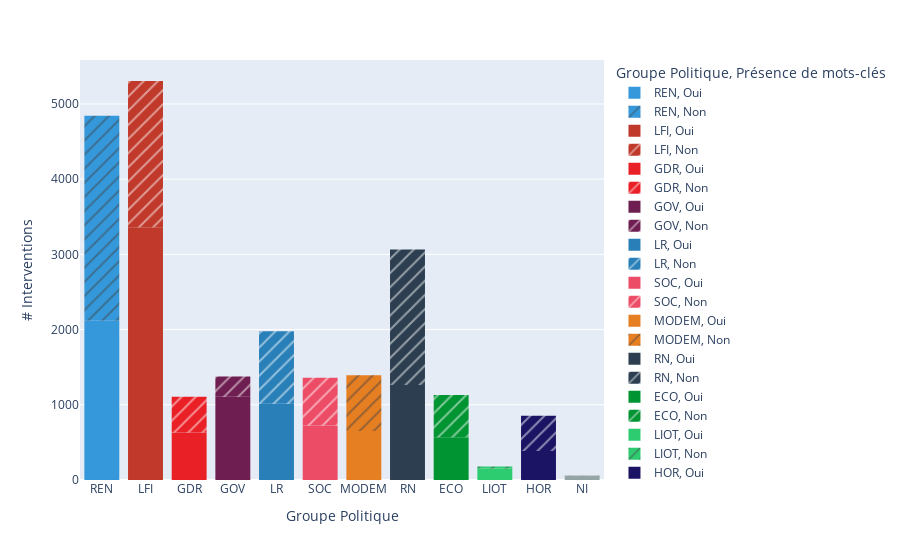

The code cell stored with this chart in its notebook:
### Markdown cell above
### Proportion des interventions contenant des mots-clés

### Code cell
fig_parl = px.histogram(parlement_df,
                        x="groupe_sigle",
                        pattern_shape="is_keywords_label",
                        labels={"count":"","groupe_sigle":"Groupe Politique","is_keywords_label":"Présence de mots-clés"},
                        color_discrete_map=gp_politique_color, color="groupe_sigle")
fig_parl.update_layout(yaxis_title="# Interventions")

### Figure 1 — Plotly figure (JSON) as saved in the notebook; plotly's stock layout.template omitted (floating-point values rounded to 4 significant figures; data arrays with more than 128 entries replaced by an {"elided": "..."} marker saying what was removed)
{"data": [{"alignmentgroup": "True", "bingroup": "x", "hovertemplate": "Groupe Politique=%{x}<br>Présence de mots-clés=Oui<br>count=%{y}<extra></extra>", "legendgroup": "REN, Oui", "marker": {"color": "#3498db", "pattern": {"shape": ""}}, "name": "REN, Oui", "offsetgroup": "REN, Oui", "orientation": "v", "showlegend": true, "type": "histogram", "x": {"elided": "2117 str values"}, "xaxis": "x", "yaxis": "y"}, {"alignmentgroup": "True", "bingroup": "x", "hovertemplate": "Groupe Politique=%{x}<br>Présence de mots-clés=Non<br>count=%{y}<extra></extra>", "legendgroup": "REN, Non", "marker": {"color": "#3498db", "pattern": {"shape": "/"}}, "name": "REN, Non", "offsetgroup": "REN, Non", "orientation": "v", "showlegend": true, "type": "histogram", "x": {"elided": "2727 str values"}, "xaxis": "x", "yaxis": "y"}, {"alignmentgroup": "True", "bingroup": "x", "hovertemplate": "Groupe Politique=%{x}<br>Présence de mots-clés=Oui<br>count=%{y}<extra></extra>", "legendgroup": "LFI, Oui", "marker": {"color": "#c0392b", "pattern": {"shape": ""}}, "name": "LFI, Oui", "offsetgroup": "LFI, Oui", "orientation": "v", "showlegend": true, "type": "histogram", "x": {"elided": "3360 str values"}, "xaxis": "x", "yaxis": "y"}, {"alignmentgroup": "True", "bingroup": "x", "hovertemplate": "Groupe Politique=%{x}<br>Présence de mots-clés=Non<br>count=%{y}<extra></extra>", "legendgroup": "LFI, Non", "marker": {"color": "#c0392b", "pattern": {"shape": "/"}}, "name": "LFI, Non", "offsetgroup": "LFI, Non", "orientation": "v", "showlegend": true, "type": "histogram", "x": {"elided": "1945 str values"}, "xaxis": "x", "yaxis": "y"}, {"alignmentgroup": "True", "bingroup": "x", "hovertemplate": "Groupe Politique=%{x}<br>Présence de mots-clés=Oui<br>count=%{y}<extra></extra>", "legendgroup": "GDR, Oui", "marker": {"color": "#EA2027", "pattern": {"shape": ""}}, "name": "GDR, Oui", "offsetgroup": "GDR, Oui", "orientation": "v", "showlegend": true, "type": "histogram", "x": {"elided": "630 str values"}, "xaxis": "x", "yaxis": "y"}, {"alignmentgroup": "True", "bingroup": "x", "hovertemplate": "Groupe Politique=%{x}<br>Présence de mots-clés=Non<br>count=%{y}<extra></extra>", "legendgroup": "GDR, Non", "marker": {"color": "#EA2027", "pattern": {"shape": "/"}}, "name": "GDR, Non", "offsetgroup": "GDR, Non", "orientation": "v", "showlegend": true, "type": "histogram", "x": {"elided": "478 str values"}, "xaxis": "x", "yaxis": "y"}, {"alignmentgroup": "True", "bingroup": "x", "hovertemplate": "Groupe Politique=%{x}<br>Présence de mots-clés=Oui<br>count=%{y}<extra></extra>", "legendgroup": "GOV, Oui", "marker": {"color": "#6F1E51", "pattern": {"shape": ""}}, "name": "GOV, Oui", "offsetgroup": "GOV, Oui", "orientation": "v", "showlegend": true, "type": "histogram", "x": {"elided": "1107 str values"}, "xaxis": "x", "yaxis": "y"}, {"alignmentgroup": "True", "bingroup": "x", "hovertemplate": "Groupe Politique=%{x}<br>Présence de mots-clés=Non<br>count=%{y}<extra></extra>", "legendgroup": "GOV, Non", "marker": {"color": "#6F1E51", "pattern": {"shape": "/"}}, "name": "GOV, Non", "offsetgroup": "GOV, Non", "orientation": "v", "showlegend": true, "type": "histogram", "x": {"elided": "269 str values"}, "xaxis": "x", "yaxis": "y"}, {"alignmentgroup": "True", "bingroup": "x", "hovertemplate": "Groupe Politique=%{x}<br>Présence de mots-clés=Oui<br>count=%{y}<extra></extra>", "legendgroup": "LR, Oui", "marker": {"color": "#2980b9", "pattern": {"shape": ""}}, "name": "LR, Oui", "offsetgroup": "LR, Oui", "orientation": "v", "showlegend": true, "type": "histogram", "x": {"elided": "1014 str values"}, "xaxis": "x", "yaxis": "y"}, {"alignmentgroup": "True", "bingroup": "x", "hovertemplate": "Groupe Politique=%{x}<br>Présence de mots-clés=Non<br>count=%{y}<extra></extra>", "legendgroup": "LR, Non", "marker": {"color": "#2980b9", "pattern": {"shape": "/"}}, "name": "LR, Non", "offsetgroup": "LR, Non", "orientation": "v", "showlegend": true, "type": "histogram", "x": {"elided": "963 str values"}, "xaxis": "x", "yaxis": "y"}, {"alignmentgroup": "True", "bingroup": "x", "hovertemplate": "Groupe Politique=%{x}<br>Présence de mots-clés=Oui<br>count=%{y}<extra></extra>", "legendgroup": "SOC, Oui", "marker": {"color": "#ED4C67", "pattern": {"shape": ""}}, "name": "SOC, Oui", "offsetgroup": "SOC, Oui", "orientation": "v", "showlegend": true, "type": "histogram", "x": {"elided": "724 str values"}, "xaxis": "x", "yaxis": "y"}, {"alignmentgroup": "True", "bingroup": "x", "hovertemplate": "Groupe Politique=%{x}<br>Présence de mots-clés=Non<br>count=%{y}<extra></extra>", "legendgroup": "SOC, Non", "marker": {"color": "#ED4C67", "pattern": {"shape": "/"}}, "name": "SOC, Non", "offsetgroup": "SOC, Non", "orientation": "v", "showlegend": true, "type": "histogram", "x": {"elided": "634 str values"}, "xaxis": "x", "yaxis": "y"}, {"alignmentgroup": "True", "bingroup": "x", "hovertemplate": "Groupe Politique=%{x}<br>Présence de mots-clés=Oui<br>count=%{y}<extra></extra>", "legendgroup": "MODEM, Oui", "marker": {"color": "#e67e22", "pattern": {"shape": ""}}, "name": "MODEM, Oui", "offsetgroup": "MODEM, Oui", "orientation": "v", "showlegend": true, "type": "histogram", "x": {"elided": "650 str values"}, "xaxis": "x", "yaxis": "y"}, {"alignmentgroup": "True", "bingroup": "x", "hovertemplate": "Groupe Politique=%{x}<br>Présence de mots-clés=Non<br>count=%{y}<extra></extra>", "legendgroup": "MODEM, Non", "marker": {"color": "#e67e22", "pattern": {"shape": "/"}}, "name": "MODEM, Non", "offsetgroup": "MODEM, Non", "orientation": "v", "showlegend": true, "type": "histogram", "x": {"elided": "744 str values"}, "xaxis": "x", "yaxis": "y"}, {"alignmentgroup": "True", "bingroup": "x", "hovertemplate": "Groupe Politique=%{x}<br>Présence de mots-clés=Oui<br>count=%{y}<extra></extra>", "legendgroup": "RN, Oui", "marker": {"color": "#2c3e50", "pattern": {"shape": ""}}, "name": "RN, Oui", "offsetgroup": "RN, Oui", "orientation": "v", "showlegend": true, "type": "histogram", "x": {"elided": "1263 str values"}, "xaxis": "x", "yaxis": "y"}, {"alignmentgroup": "True", "bingroup": "x", "hovertemplate": "Groupe Politique=%{x}<br>Présence de mots-clés=Non<br>count=%{y}<extra></extra>", "legendgroup": "RN, Non", "marker": {"color": "#2c3e50", "pattern": {"shape": "/"}}, "name": "RN, Non", "offsetgroup": "RN, Non", "orientation": "v", "showlegend": true, "type": "histogram", "x": {"elided": "1803 str values"}, "xaxis": "x", "yaxis": "y"}, {"alignmentgroup": "True", "bingroup": "x", "hovertemplate": "Groupe Politique=%{x}<br>Présence de mots-clés=Oui<br>count=%{y}<extra></extra>", "legendgroup": "ECO, Oui", "marker": {"color": "#009432", "pattern": {"shape": ""}}, "name": "ECO, Oui", "offsetgroup": "ECO, Oui", "orientation": "v", "showlegend": true, "type": "histogram", "x": {"elided": "569 str values"}, "xaxis": "x", "yaxis": "y"}, {"alignmentgroup": "True", "bingroup": "x", "hovertemplate": "Groupe Politique=%{x}<br>Présence de mots-clés=Non<br>count=%{y}<extra></extra>", "legendgroup": "ECO, Non", "marker": {"color": "#009432", "pattern": {"shape": "/"}}, "name": "ECO, Non", "offsetgroup": "ECO, Non", "orientation": "v", "showlegend": true, "type": "histogram", "x": {"elided": "561 str values"}, "xaxis": "x", "yaxis": "y"}, {"alignmentgroup": "True", "bingroup": "x", "hovertemplate": "Groupe Politique=%{x}<br>Présence de mots-clés=Oui<br>count=%{y}<extra></extra>", "legendgroup": "LIOT, Oui", "marker": {"color": "#2ecc71", "pattern": {"shape": ""}}, "name": "LIOT, Oui", "offsetgroup": "LIOT, Oui", "orientation": "v", "showlegend": true, "type": "histogram", "x": {"elided": "154 str values"}, "xaxis": "x", "yaxis": "y"}, {"alignmentgroup": "True", "bingroup": "x", "hovertemplate": "Groupe Politique=%{x}<br>Présence de mots-clés=Non<br>count=%{y}<extra></extra>", "legendgroup": "LIOT, Non", "marker": {"color": "#2ecc71", "pattern": {"shape": "/"}}, "name": "LIOT, Non", "offsetgroup": "LIOT, Non", "orientation": "v", "showlegend": true, "type": "histogram", "x": ["LIOT", "LIOT", "LIOT", "LIOT", "LIOT", "LIOT", "LIOT", "LIOT", "LIOT", "LIOT", "LIOT", "LIOT", "LIOT", "LIOT", "LIOT", "LIOT", "LIOT", "LIOT", "LIOT", "LIOT", "LIOT", "LIOT", "LIOT", "LIOT"], "xaxis": "x", "yaxis": "y"}, {"alignmentgroup": "True", "bingroup": "x", "hovertemplate": "Groupe Politique=%{x}<br>Présence de mots-clés=Oui<br>count=%{y}<extra></extra>", "legendgroup": "HOR, Oui", "marker": {"color": "#1B1464", "pattern": {"shape": ""}}, "name": "HOR, Oui", "offsetgroup": "HOR, Oui", "orientation": "v", "showlegend": true, "type": "histogram", "x": {"elided": "384 str values"}, "xaxis": "x", "yaxis": "y"}, {"alignmentgroup": "True", "bingroup": "x", "hovertemplate": "Groupe Politique=%{x}<br>Présence de mots-clés=Non<br>count=%{y}<extra></extra>", "legendgroup": "HOR, Non", "marker": {"color": "#1B1464", "pattern": {"shape": "/"}}, "name": "HOR, Non", "offsetgroup": "HOR, Non", "orientation": "v", "showlegend": true, "type": "histogram", "x": {"elided": "471 str values"}, "xaxis": "x", "yaxis": "y"}, {"alignmentgroup": "True", "bingroup": "x", "hovertemplate": "Groupe Politique=%{x}<br>Présence de mots-clés=Oui<br>count=%{y}<extra></extra>", "legendgroup": "NI, Oui", "marker": {"color": "#95a5a6", "pattern": {"shape": ""}}, "name": "NI, Oui", "offsetgroup": "NI, Oui", "orientation": "v", "showlegend": true, "type": "histogram", "x": ["NI", "NI", "NI", "NI", "NI", "NI", "NI", "NI", "NI", "NI", "NI", "NI", "NI", "NI", "NI", "NI", "NI", "NI", "NI", "NI", "NI", "NI", "NI", "NI", "NI", "NI", "NI", "NI", "NI", "NI", "NI", "NI", "NI", "NI", "NI", "NI", "NI", "NI", "NI", "NI", "NI", "NI", "NI", "NI", "NI", "NI", "NI", "NI", "NI", "NI", "NI", "NI", "NI", "NI", "NI", "NI", "NI"], "xaxis": "x", "yaxis": "y"}, {"alignmentgroup": "True", "bingroup": "x", "hovertemplate": "Groupe Politique=%{x}<br>Présence de mots-clés=Non<br>count=%{y}<extra></extra>", "legendgroup": "NI, Non", "marker": {"color": "#95a5a6", "pattern": {"shape": "/"}}, "name": "NI, Non", "offsetgroup": "NI, Non", "orientation": "v", "showlegend": true, "type": "histogram", "x": ["NI", "NI", "NI", "NI"], "xaxis": "x", "yaxis": "y"}], "layout": {"barmode": "relative", "legend": {"title": {"text": "Groupe Politique, Présence de mots-clés"}, "tracegroupgap": 0}, "margin": {"t": 60}, "xaxis": {"anchor": "y", "categoryarray": ["REN", "LFI", "GDR", "GOV", "LR", "SOC", "MODEM", "RN", "ECO", "LIOT", "HOR", "NI"], "categoryorder": "array", "domain": [0, 1], "title": {"text": "Groupe Politique"}}, "yaxis": {"anchor": "x", "domain": [0, 1], "title": {"text": "# Interventions"}}}}
